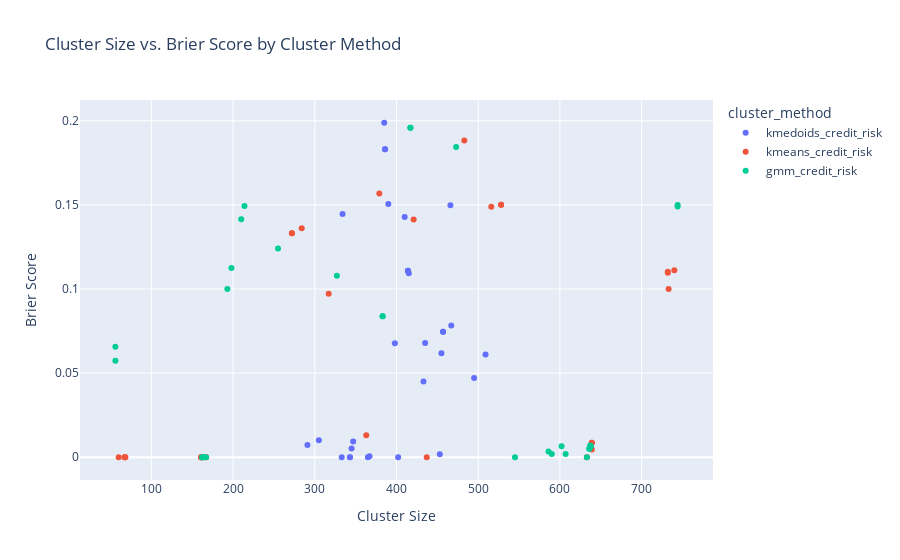

The notebook cell this image was saved under:
### Code cell
# %% [code]
fig8 = px.scatter(df2, x="Cluster Size", y="Brier Score", color="cluster_method",
                  title="Cluster Size vs. Brier Score by Cluster Method")
fig8.show()

### Figure 1 — Plotly figure (JSON) as saved in the notebook; plotly's stock layout.template omitted (floating-point values rounded to 4 significant figures)
{"data": [{"hovertemplate": "cluster_method=kmedoids_credit_risk<br>Cluster Size=%{x}<br>Brier Score=%{y}<extra></extra>", "legendgroup": "kmedoids_credit_risk", "marker": {"color": "#636efa", "symbol": "circle"}, "mode": "markers", "name": "kmedoids_credit_risk", "orientation": "v", "showlegend": true, "type": "scatter", "x": [367, 433, 386, 414, 457, 343, 345, 455, 386, 414, 457, 343, 453, 347, 415, 385, 398, 402, 509, 291, 390, 410, 333, 467, 305, 495, 466, 334, 435, 365], "xaxis": "x", "y": [0.0006102, 0.0451, 0.1831, 0.1109, 0.07457, 0, 0.005209, 0.0618, 0.1831, 0.1109, 0.07457, 0, 0.001851, 0.00942, 0.1094, 0.1989, 0.06777, 0, 0.06101, 0.007305, 0.1505, 0.1428, 0, 0.07835, 0.01017, 0.04714, 0.1498, 0.1446, 0.06792, 0], "yaxis": "y"}, {"hovertemplate": "cluster_method=kmeans_credit_risk<br>Cluster Size=%{x}<br>Brier Score=%{y}<extra></extra>", "legendgroup": "kmeans_credit_risk", "marker": {"color": "#EF553B", "symbol": "circle"}, "mode": "markers", "name": "kmeans_credit_risk", "orientation": "v", "showlegend": true, "type": "scatter", "x": [733, 67, 272, 528, 161, 639, 68, 732, 272, 528, 161, 639, 363, 437, 483, 317, 167, 633, 60, 740, 379, 421, 161, 639, 68, 732, 284, 516, 162, 638], "xaxis": "x", "y": [0.09998, 0, 0.1331, 0.1502, 0, 0.008678, 0, 0.1097, 0.1331, 0.1502, 0, 0.008678, 0.01311, 2.146e-05, 0.1883, 0.09714, 0, 0, 0, 0.1111, 0.1568, 0.1413, 0, 0.004673, 0, 0.1102, 0.1361, 0.1489, 0, 0.005472], "yaxis": "y"}, {"hovertemplate": "cluster_method=gmm_credit_risk<br>Cluster Size=%{x}<br>Brier Score=%{y}<extra></extra>", "legendgroup": "gmm_credit_risk", "marker": {"color": "#00cc96", "symbol": "circle"}, "mode": "markers", "name": "gmm_credit_risk", "orientation": "v", "showlegend": true, "type": "scatter", "x": [607, 193, 383, 417, 164, 636, 210, 590, 383, 417, 164, 636, 602, 198, 473, 327, 167, 633, 255, 545, 744, 56, 162, 638, 214, 586, 744, 56, 163, 637], "xaxis": "x", "y": [0.001977, 0.09996, 0.08377, 0.1959, 0, 0.005004, 0.1415, 0.001883, 0.08377, 0.1959, 0, 0.005004, 0.006603, 0.1125, 0.1844, 0.1079, 0, 0, 0.1241, 0, 0.1499, 0.05732, 0, 0.006491, 0.1494, 0.003411, 0.149, 0.06574, 0, 0.006922], "yaxis": "y"}], "layout": {"legend": {"title": {"text": "cluster_method"}, "tracegroupgap": 0}, "title": {"text": "Cluster Size vs. Brier Score by Cluster Method"}, "xaxis": {"anchor": "y", "domain": [0, 1], "title": {"text": "Cluster Size"}}, "yaxis": {"anchor": "x", "domain": [0, 1], "title": {"text": "Brier Score"}}}}
